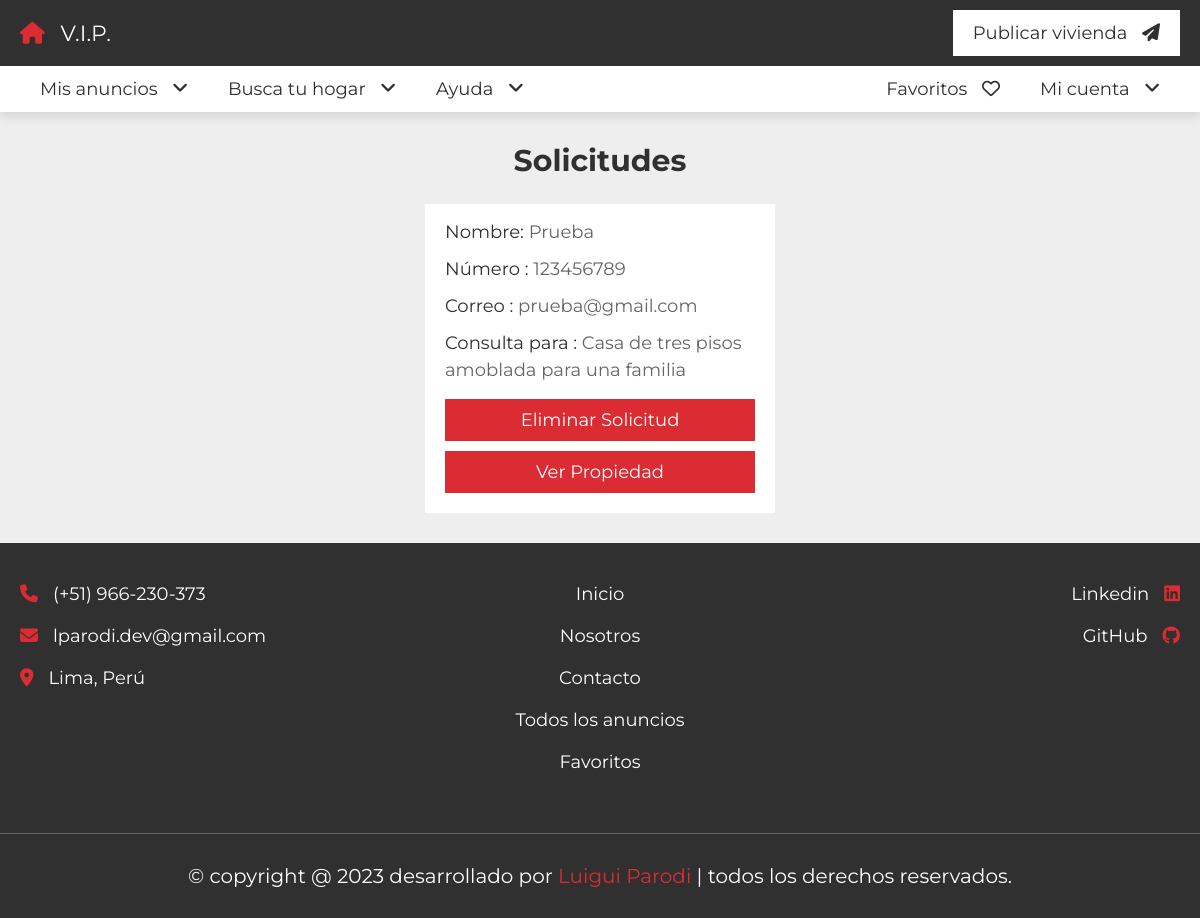
The app's page /project/requests.php (signed in) with its own data.
### tables this page shows
CREATE TABLE `requests` (
  `id` varchar(20) NOT NULL,
  `property_id` varchar(20) NOT NULL,
  `sender` varchar(20) NOT NULL,
  `receiver` varchar(20) NOT NULL,
  `date` date NOT NULL DEFAULT current_timestamp()
);

CREATE TABLE `users` (
  `id` varchar(20) NOT NULL,
  `name` varchar(50) NOT NULL,
  `number` varchar(10) NOT NULL,
  `email` varchar(50) NOT NULL,
  `password` varchar(50) NOT NULL
);

CREATE TABLE `property` (
  `id` varchar(20) NOT NULL,
  `user_id` varchar(20) NOT NULL,
  `property_name` varchar(50) NOT NULL,
  `address` varchar(100) NOT NULL,
  `price` varchar(10) NOT NULL,
  `type` varchar(10) NOT NULL,
  `offer` varchar(10) NOT NULL,
  `status` varchar(50) NOT NULL,
  `furnished` varchar(50) NOT NULL,
  `bhk` varchar(10) NOT NULL,
  `deposite` varchar(10) NOT NULL,
  `bedroom` varchar(10) NOT NULL,
  `bathroom` varchar(10) NOT NULL,
  `balcony` varchar(10) NOT NULL,
  `carpet` varchar(10) NOT NULL,
  `age` varchar(2) NOT NULL,
  `total_floors` varchar(2) NOT NULL,
  `room_floor` varchar(2) NOT NULL,
  `loan` varchar(50) NOT NULL,
  `lift` varchar(3) NOT NULL DEFAULT 'no',
  `security_guard` varchar(3) NOT NULL DEFAULT 'no',
  `play_ground` varchar(3) NOT NULL DEFAULT 'no',
  `garden` varchar(3) NOT NULL DEFAULT 'no',
  `water_supply` varchar(3) NOT NULL DEFAULT 'no',
  `power_backup` varchar(3) NOT NULL DEFAULT 'no',
  `parking_area` varchar(3) NOT NULL DEFAULT 'no',
  `gym` varchar(3) NOT NULL DEFAULT 'no',
  `shopping_mall` varchar(3) NOT NULL DEFAULT 'no',
  `hospital` varchar(3) NOT NULL DEFAULT 'no',
  `school` varchar(3) NOT NULL DEFAULT 'no',
  `market_area` varchar(3) NOT NULL DEFAULT 'no',
  `image_01` varchar(50) NOT NULL,
  `image_02` varchar(50) NOT NULL,
  `image_03` varchar(50) NOT NULL,
  `image_04` varchar(50) NOT NULL,
  `image_05` varchar(50) NOT NULL,
  `description` varchar(1000) NOT NULL,
  `date` date NOT NULL DEFAULT current_timestamp()
);

### project/requests.php (the view, shortened to what this page needs)
<?php
include 'components/connect.php';
if (isset($_COOKIE['user_id'])) {
    $user_id = $_COOKIE['user_id'];
} else {
    $user_id = '';
}
?>
<!DOCTYPE html>
<html lang="es">
<head>
    <link rel="stylesheet" href="https://cdnjs.cloudflare.com/ajax/libs/font-awesome/6.2.0/css/all.min.css">
    <link rel="stylesheet" href="css/style.css">
</head>
<body>
    <?php include 'components/user_header.php'; ?>
    <section class="requests">
        <h1 class="heading">Solicitudes</h1>
        <div class="box-container">
            <?php
            $select_requests = $conn->prepare(
                "SELECT *
                FROM `requests`
                WHERE receiver = ?"
            );
            $select_requests->execute([$user_id]);
            if ($select_requests->rowCount() > 0) {
                while ($fetch_request = $select_requests->fetch(PDO::FETCH_ASSOC)) {
                    $select_sender = $conn->prepare(
                        "SELECT *
                        FROM `users`
                        WHERE id = ?"
                    );
                    $select_sender->execute([$fetch_request['sender']]);
                    $fetch_sender = $select_sender->fetch(PDO::FETCH_ASSOC);
                    $select_property = $conn->prepare(
                        "SELECT *
                        FROM `property`
                        WHERE id = ?"
                    );
                    $select_property->execute([$fetch_request['property_id']]);
                    $fetch_property = $select_property->fetch(PDO::FETCH_ASSOC);
            ?>
                    <div class="box">
                        <p>Nombre: <span><?= $fetch_sender['name']; ?></span></p>
                        <p>Número : <a href="tel:<?= $fetch_sender['number']; ?>"><?= $fetch_sender['number']; ?></a></p>
                        <p>Correo : <a href="mailto:<?= $fetch_sender['email']; ?>"><?= $fetch_sender['email']; ?></a></p>
                        <p>Consulta para : <span><?= $fetch_property['property_name']; ?></span></p>
                        <form action="" method="post">
                            <input type="submit" name="delete" value="Eliminar solicitud" class="btn" onclick="return confirm('¿Desea eliminar está solicitud?');">
                            <a href="view_property.php?get_id=<?= $fetch_property['id']; ?>" class="btn">Ver propiedad</a>
                        </form>
                    </div>
            <?php
                }
            } else {
                echo '<p class="empty">No tienes solicitudes nuevas</p>';
            }
            ?>
        </div>
    </section>
    <?php include 'components/footer.php'; ?>
</body>
</html>

### project/css/style.css (style rules this page uses)
:root { --main-color: #da2c32; --light-color: #666; --light-bg: #eee; --white: #fff; --black: #303030; --border: 0.1rem solid var(--light-color); --box-shadow: 0 0.5rem 1rem rgba(0, 0, 0, 0.1); }
* { font-family: "Montserrat", sans-serif; margin: 0; padding: 0; box-sizing: border-box; outline: none; border: none; text-decoration: none; }
html { font-size: 62.5%; overflow-x: hidden; scroll-behavior: smooth; scroll-padding-top: 10rem; }
body { background-color: var(--light-bg); }
section { padding: 3rem 2rem; max-width: 1200px; margin: 0 auto; }
.heading { text-align: center; padding-bottom: 2.5rem; font-size: 3rem; color: var(--black); text-transform: capitalize; }
.btn, .inline-btn { margin-top: 1rem; padding: 1rem 3rem; background-color: var(--main-color); color: var(--white); cursor: pointer; text-align: center; font-size: 1.8rem; text-transform: capitalize; }
.btn { display: block; width: 100%; }
.requests .box-container { display: grid; grid-template-columns: repeat(auto-fit, 35rem); gap: 1.5rem; justify-content: center; align-items: flex-start; }
.requests .box-container .box { background-color: var(--white); padding: 2rem; padding-top: 1rem; box-shadow: var(--box-shodow); }
.requests .box-container .box p { padding: 0.5rem 0; line-height: 1.5; font-size: 1.8rem; color: var(--black); }
.requests .box-container .box p span, .requests .box-container .box p a { color: var(--light-color); }

### records on screen
requests: users.name "Prueba", users.number "123456789", users.email "prueba@gmail.com", property.property_name "Casa de tres pisos amoblada para una familia"
